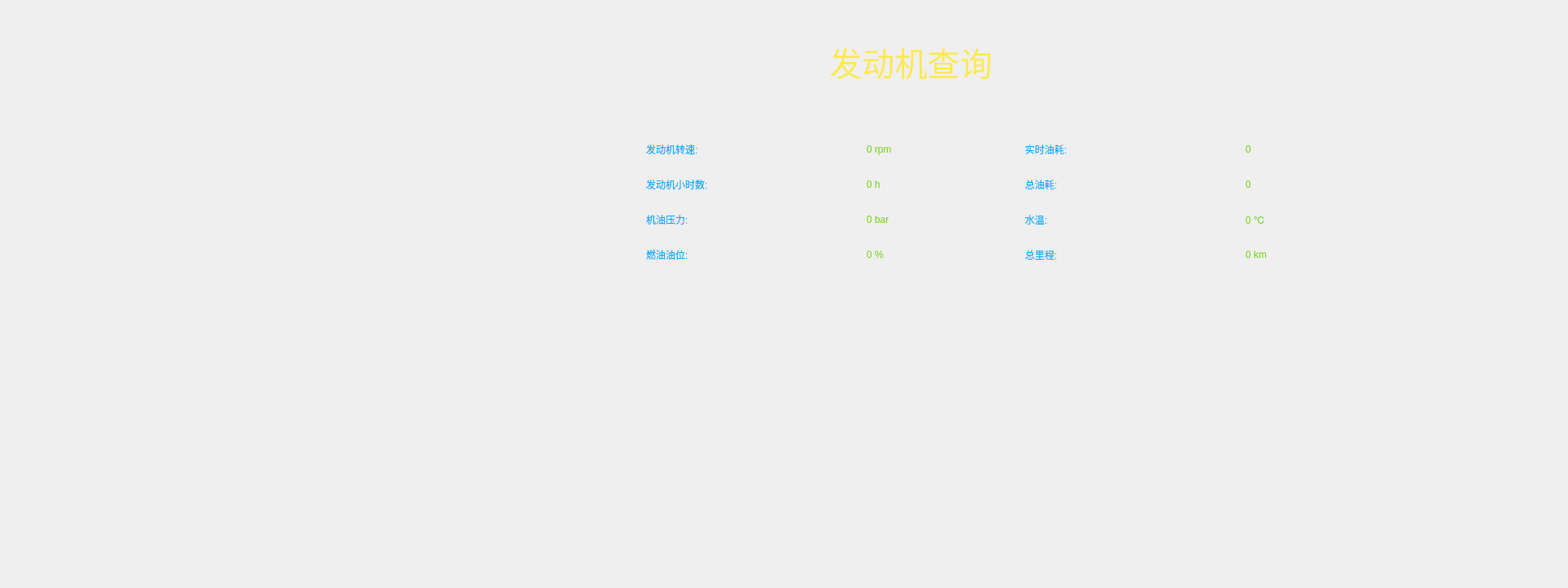
<?xml version="1.0" encoding="UTF-8"?>
<ui version="4.0">
 <class>FORM_MotoQuery</class>
 <widget class="QWidget" name="FORM_MotoQuery">
  <property name="geometry">
   <rect>
    <x>0</x>
    <y>0</y>
    <width>1920</width>
    <height>720</height>
   </rect>
  </property>
  <property name="windowTitle">
   <string>Form</string>
  </property>
  <property name="styleSheet">
   <string notr="true">/*background-image: url(:/pic_de260/bg_01.png);*/

QLabel{
color: rgb(15, 175, 252);
font: 17pt &quot;WenQuanYi Zen Hei&quot;;
}


QLabel#value1{
font: 17pt &quot;WenQuanYi Zen Hei&quot;;
color: rgb(115, 210, 22);
}

QLabel#value2{
font: 17pt &quot;WenQuanYi Zen Hei&quot;;
color: rgb(115, 210, 22);
}

QLabel#value3{
font: 17pt &quot;WenQuanYi Zen Hei&quot;;
color: rgb(115, 210, 22);
}

QLabel#value4{
font: 17pt &quot;WenQuanYi Zen Hei&quot;;
color: rgb(115, 210, 22);
}

QLabel#value5{
font: 17pt &quot;WenQuanYi Zen Hei&quot;;
color: rgb(115, 210, 22);
}

QLabel#value6{
font: 17pt &quot;WenQuanYi Zen Hei&quot;;
color: rgb(115, 210, 22);
}

QLabel#value7{
font: 17pt &quot;WenQuanYi Zen Hei&quot;;
color: rgb(115, 210, 22);
}

QLabel#value8{
font: 17pt &quot;WenQuanYi Zen Hei&quot;;
color: rgb(115, 210, 22);
}</string>
  </property>
  <widget class="QLabel" name="label">
   <property name="geometry">
    <rect>
     <x>930</x>
     <y>50</y>
     <width>371</width>
     <height>51</height>
    </rect>
   </property>
   <property name="font">
    <font>
     <family>TakaoPGothic</family>
     <pointsize>30</pointsize>
     <weight>50</weight>
     <italic>false</italic>
     <bold>false</bold>
    </font>
   </property>
   <property name="styleSheet">
    <string notr="true">color: rgb(252, 233, 79);
font: 30pt &quot;TakaoPGothic&quot;;</string>
   </property>
   <property name="text">
    <string>发动机查询</string>
   </property>
   <property name="alignment">
    <set>Qt::AlignCenter</set>
   </property>
  </widget>
  <widget class="QLabel" name="name_6">
   <property name="geometry">
    <rect>
     <x>909</x>
     <y>749</y>
     <width>171</width>
     <height>31</height>
    </rect>
   </property>
   <property name="styleSheet">
    <string notr="true">color: rgb(0, 0, 255);
color: rgb(15, 175, 252);
font: 15pt &quot;Ubuntu&quot;;</string>
   </property>
   <property name="text">
    <string>里程油耗</string>
   </property>
  </widget>
  <widget class="QLabel" name="label_2">
   <property name="geometry">
    <rect>
     <x>1290</x>
     <y>50</y>
     <width>81</width>
     <height>51</height>
    </rect>
   </property>
   <property name="font">
    <font>
     <family>WenQuanYi Zen Hei</family>
     <pointsize>17</pointsize>
     <weight>50</weight>
     <italic>false</italic>
     <bold>false</bold>
    </font>
   </property>
   <property name="styleSheet">
    <string notr="true"/>
   </property>
   <property name="text">
    <string/>
   </property>
   <property name="pixmap">
    <pixmap resource="resources.qrc">:/ico_260/905.png</pixmap>
   </property>
   <property name="scaledContents">
    <bool>false</bool>
   </property>
   <property name="alignment">
    <set>Qt::AlignCenter</set>
   </property>
  </widget>
  <widget class="QLabel" name="label_5">
   <property name="geometry">
    <rect>
     <x>791</x>
     <y>251</y>
     <width>250</width>
     <height>35</height>
    </rect>
   </property>
   <property name="minimumSize">
    <size>
     <width>250</width>
     <height>35</height>
    </size>
   </property>
   <property name="text">
    <string>机油压力:</string>
   </property>
   <property name="alignment">
    <set>Qt::AlignLeading|Qt::AlignLeft|Qt::AlignVCenter</set>
   </property>
  </widget>
  <widget class="QLabel" name="value3">
   <property name="geometry">
    <rect>
     <x>1061</x>
     <y>251</y>
     <width>150</width>
     <height>35</height>
    </rect>
   </property>
   <property name="minimumSize">
    <size>
     <width>150</width>
     <height>35</height>
    </size>
   </property>
   <property name="styleSheet">
    <string notr="true"/>
   </property>
   <property name="text">
    <string>0 bar</string>
   </property>
  </widget>
  <widget class="QLabel" name="label_4">
   <property name="geometry">
    <rect>
     <x>791</x>
     <y>208</y>
     <width>250</width>
     <height>35</height>
    </rect>
   </property>
   <property name="minimumSize">
    <size>
     <width>250</width>
     <height>35</height>
    </size>
   </property>
   <property name="text">
    <string>发动机小时数:</string>
   </property>
   <property name="alignment">
    <set>Qt::AlignLeading|Qt::AlignLeft|Qt::AlignVCenter</set>
   </property>
  </widget>
  <widget class="QLabel" name="value2">
   <property name="geometry">
    <rect>
     <x>1061</x>
     <y>208</y>
     <width>150</width>
     <height>35</height>
    </rect>
   </property>
   <property name="minimumSize">
    <size>
     <width>150</width>
     <height>35</height>
    </size>
   </property>
   <property name="styleSheet">
    <string notr="true"/>
   </property>
   <property name="text">
    <string>0 h</string>
   </property>
  </widget>
  <widget class="QLabel" name="label_3">
   <property name="geometry">
    <rect>
     <x>791</x>
     <y>165</y>
     <width>250</width>
     <height>35</height>
    </rect>
   </property>
   <property name="minimumSize">
    <size>
     <width>250</width>
     <height>35</height>
    </size>
   </property>
   <property name="text">
    <string>发动机转速:</string>
   </property>
   <property name="alignment">
    <set>Qt::AlignLeading|Qt::AlignLeft|Qt::AlignVCenter</set>
   </property>
  </widget>
  <widget class="QLabel" name="value1">
   <property name="geometry">
    <rect>
     <x>1061</x>
     <y>165</y>
     <width>150</width>
     <height>35</height>
    </rect>
   </property>
   <property name="minimumSize">
    <size>
     <width>150</width>
     <height>35</height>
    </size>
   </property>
   <property name="styleSheet">
    <string notr="true"/>
   </property>
   <property name="text">
    <string>0 rpm</string>
   </property>
  </widget>
  <widget class="QLabel" name="label_6">
   <property name="geometry">
    <rect>
     <x>791</x>
     <y>294</y>
     <width>250</width>
     <height>35</height>
    </rect>
   </property>
   <property name="minimumSize">
    <size>
     <width>250</width>
     <height>35</height>
    </size>
   </property>
   <property name="text">
    <string>燃油油位:</string>
   </property>
   <property name="alignment">
    <set>Qt::AlignLeading|Qt::AlignLeft|Qt::AlignVCenter</set>
   </property>
  </widget>
  <widget class="QLabel" name="value4">
   <property name="geometry">
    <rect>
     <x>1061</x>
     <y>294</y>
     <width>150</width>
     <height>35</height>
    </rect>
   </property>
   <property name="minimumSize">
    <size>
     <width>150</width>
     <height>35</height>
    </size>
   </property>
   <property name="styleSheet">
    <string notr="true"/>
   </property>
   <property name="text">
    <string>0 %</string>
   </property>
  </widget>
  <widget class="QLabel" name="label_10">
   <property name="geometry">
    <rect>
     <x>1255</x>
     <y>294</y>
     <width>250</width>
     <height>35</height>
    </rect>
   </property>
   <property name="minimumSize">
    <size>
     <width>250</width>
     <height>35</height>
    </size>
   </property>
   <property name="text">
    <string>总里程:</string>
   </property>
   <property name="alignment">
    <set>Qt::AlignLeading|Qt::AlignLeft|Qt::AlignVCenter</set>
   </property>
  </widget>
  <widget class="QLabel" name="value8">
   <property name="geometry">
    <rect>
     <x>1525</x>
     <y>294</y>
     <width>150</width>
     <height>35</height>
    </rect>
   </property>
   <property name="minimumSize">
    <size>
     <width>150</width>
     <height>35</height>
    </size>
   </property>
   <property name="styleSheet">
    <string notr="true"/>
   </property>
   <property name="text">
    <string>0 km</string>
   </property>
  </widget>
  <widget class="QLabel" name="value7">
   <property name="geometry">
    <rect>
     <x>1525</x>
     <y>251</y>
     <width>150</width>
     <height>35</height>
    </rect>
   </property>
   <property name="minimumSize">
    <size>
     <width>150</width>
     <height>35</height>
    </size>
   </property>
   <property name="styleSheet">
    <string notr="true"/>
   </property>
   <property name="text">
    <string>0 ℃</string>
   </property>
  </widget>
  <widget class="QLabel" name="label_9">
   <property name="geometry">
    <rect>
     <x>1255</x>
     <y>251</y>
     <width>250</width>
     <height>35</height>
    </rect>
   </property>
   <property name="minimumSize">
    <size>
     <width>250</width>
     <height>35</height>
    </size>
   </property>
   <property name="text">
    <string>水温:</string>
   </property>
   <property name="alignment">
    <set>Qt::AlignLeading|Qt::AlignLeft|Qt::AlignVCenter</set>
   </property>
  </widget>
  <widget class="QLabel" name="label_8">
   <property name="geometry">
    <rect>
     <x>1255</x>
     <y>208</y>
     <width>250</width>
     <height>35</height>
    </rect>
   </property>
   <property name="minimumSize">
    <size>
     <width>250</width>
     <height>35</height>
    </size>
   </property>
   <property name="text">
    <string>总油耗:</string>
   </property>
   <property name="alignment">
    <set>Qt::AlignLeading|Qt::AlignLeft|Qt::AlignVCenter</set>
   </property>
  </widget>
  <widget class="QLabel" name="value6">
   <property name="geometry">
    <rect>
     <x>1525</x>
     <y>208</y>
     <width>150</width>
     <height>35</height>
    </rect>
   </property>
   <property name="minimumSize">
    <size>
     <width>150</width>
     <height>35</height>
    </size>
   </property>
   <property name="styleSheet">
    <string notr="true"/>
   </property>
   <property name="text">
    <string>0</string>
   </property>
  </widget>
  <widget class="QLabel" name="label_7">
   <property name="geometry">
    <rect>
     <x>1255</x>
     <y>165</y>
     <width>250</width>
     <height>35</height>
    </rect>
   </property>
   <property name="minimumSize">
    <size>
     <width>250</width>
     <height>35</height>
    </size>
   </property>
   <property name="text">
    <string>实时油耗:</string>
   </property>
   <property name="alignment">
    <set>Qt::AlignLeading|Qt::AlignLeft|Qt::AlignVCenter</set>
   </property>
  </widget>
  <widget class="QLabel" name="value5">
   <property name="geometry">
    <rect>
     <x>1525</x>
     <y>165</y>
     <width>150</width>
     <height>35</height>
    </rect>
   </property>
   <property name="minimumSize">
    <size>
     <width>150</width>
     <height>35</height>
    </size>
   </property>
   <property name="styleSheet">
    <string notr="true"/>
   </property>
   <property name="text">
    <string>0</string>
   </property>
  </widget>
 </widget>
 <resources>
  <include location="resources.qrc"/>
 </resources>
 <connections/>
</ui>
